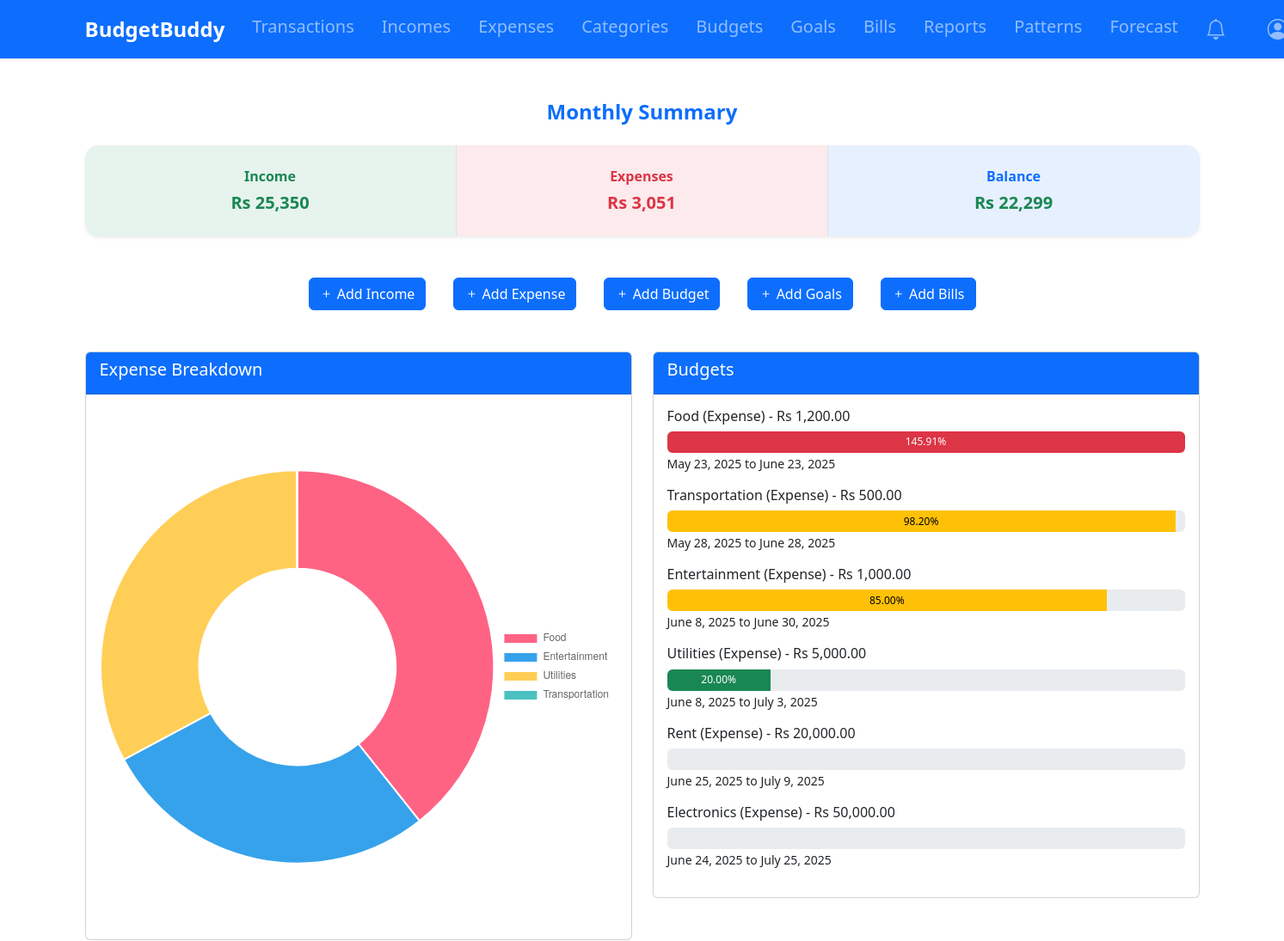
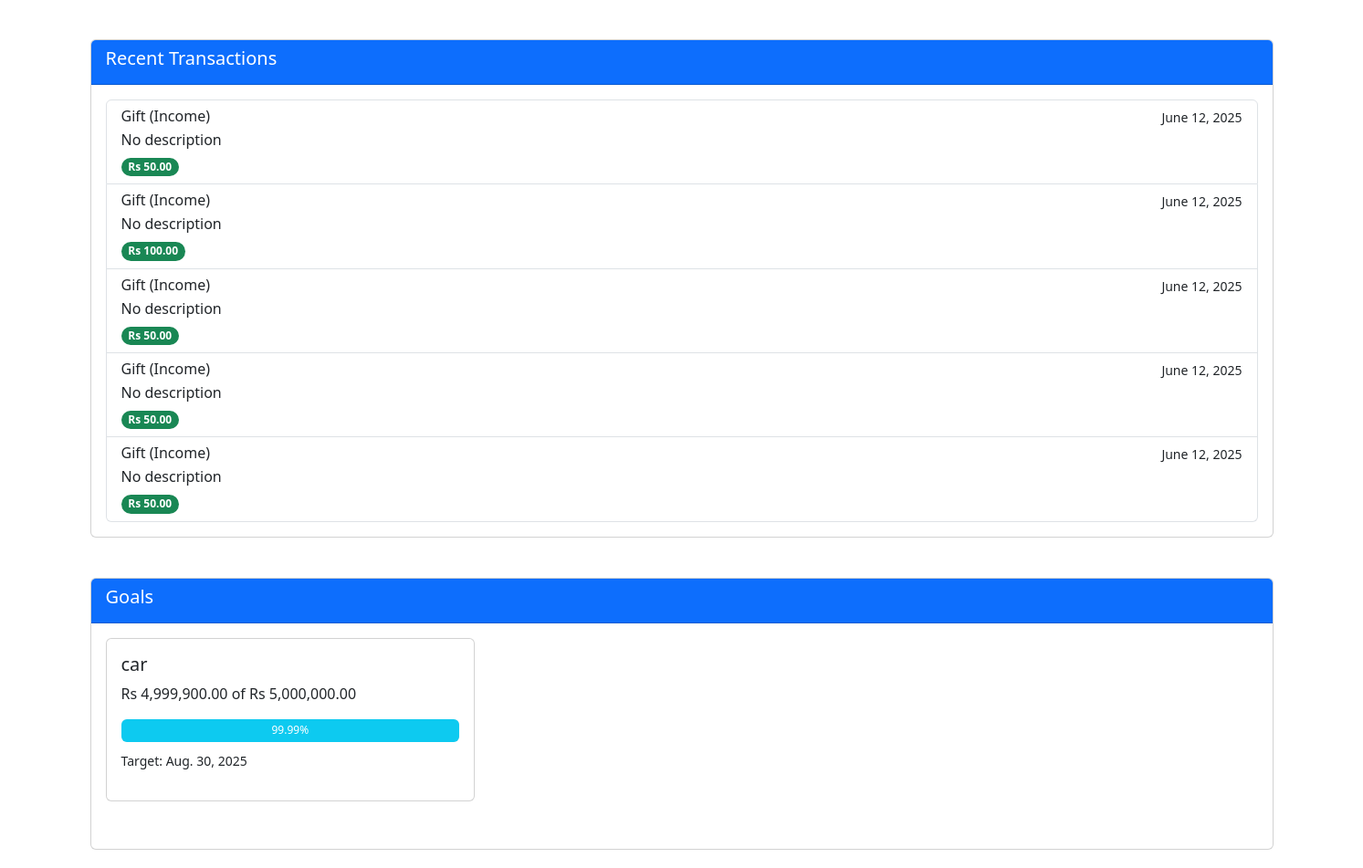
The app's page / (signed in) with its own data (2 pictures, top to bottom).
### tracker/models.py (models this page shows, shortened)
class Budget(models.Model):
    user = models.ForeignKey(User, on_delete=models.CASCADE)
    category = models.ForeignKey(Category, on_delete=models.CASCADE)
    amount = models.DecimalField(max_digits=10, decimal_places=2, validators=[MinValueValidator(0.01)])
    start_date = models.DateField()
    end_date = models.DateField()
    def progress(self):
        expenses = Transaction.objects.filter(
            user=self.user,
            category=self.category,
            date__gte=self.start_date,
            date__lte=self.end_date
        ).aggregate(total=models.Sum('amount'))['total'] or 0
        return (expenses / self.amount) * 100 if self.amount else 0

class Category(models.Model):
    name = models.CharField(max_length=100)
    user = models.ForeignKey(User, on_delete=models.CASCADE)
    CATEGORY_TYPES = [
        ('IN', 'Income'),
        ('EX', 'Expense'),
    ]
    category_type = models.CharField(max_length=2, choices=CATEGORY_TYPES)
    def __str__(self):
        return f"{self.name} ({self.get_category_type_display()})"

class Transaction(models.Model):
    user = models.ForeignKey(User, on_delete=models.CASCADE)
    amount = models.DecimalField(max_digits=10, decimal_places=2, validators=[MinValueValidator(0.01)])
    category = models.ForeignKey(Category, on_delete=models.CASCADE)
    date = models.DateField(default=timezone.now)
    description = models.TextField(blank=True, null=True)

class Goal(models.Model):
    user = models.ForeignKey(User, on_delete=models.CASCADE)
    name = models.CharField(max_length=100)
    target_amount = models.DecimalField(max_digits=10, decimal_places=2, validators=[MinValueValidator(0.01)])
    current_amount = models.DecimalField(max_digits=10, decimal_places=2, default=0)
    target_date = models.DateField()
    completed = models.BooleanField(default=False)
    created_at = models.DateTimeField(auto_now_add=True)
    def progress(self):
        return (self.current_amount / self.target_amount) * 100 if self.target_amount else 0

### tracker/views.py (the view)
# urls.py: path('', views.dashboard, name='dashboard'),
@login_required
def dashboard(request):
    recent_transactions = Transaction.objects.filter(user=request.user).order_by('-date')[:5]
    budgets = Budget.objects.filter(user=request.user, end_date__gte=timezone.now())
    goals = Goal.objects.filter(user=request.user, completed=False)
    today = timezone.now()
    month_start = today.replace(day=1)
    month_end = month_start + timedelta(days=32)
    month_end = month_end.replace(day=1) - timedelta(days=1)
    income = Transaction.objects.filter(
        user=request.user,
        category__category_type='IN',
        date__gte=month_start,
        date__lte=month_end
    ).aggregate(total=Sum('amount'))['total'] or 0
    expenses = Transaction.objects.filter(
        user=request.user,
        category__category_type='EX',
        date__gte=month_start,
        date__lte=month_end
    ).aggregate(total=Sum('amount'))['total'] or 0
    savings = income - expenses
    expense_categories = Category.objects.filter(user=request.user, category_type='EX')
    expense_data = []
    for category in expense_categories:
        total = Transaction.objects.filter(
            user=request.user,
            category=category,
            date__gte=month_start,
            date__lte=month_end
        ).aggregate(total=Sum('amount'))['total'] or 0
        if total > 0:
            expense_data.append({
                'category': category.name,
                'amount': float(total)
            })
    context = {
        'recent_transactions': recent_transactions,
        'budgets': budgets,
        'goals': goals,
        'income': income,
        'expenses': expenses,
        'savings': savings,
        'expense_data': json.dumps(expense_data),
    }
    return render(request, 'tracker/dashboard.html', context)

### templates/tracker/dashboard.html (shortened to what this page needs)
{% extends 'base.html' %}
{% load humanize %}
{% block content %}
<div class="container py-4">
    <div class="text-center mb-4">
        <h4 class="fw-bold text-primary"> Monthly Summary</h4>
    </div>
    <div class="row justify-content-center text-center overflow-hidden rounded-4 shadow-sm">
        <div class="col-4 bg-success bg-opacity-10 py-4 border-end">
            <div class="text-success fw-semibold mb-1">Income</div>
            <div class="text-success fw-bold fs-5">Rs {{ income|intcomma }}</div>
        </div>
        <div class="col-4 bg-danger bg-opacity-10 py-4 border-end">
            <div class="text-danger fw-semibold mb-1">Expenses</div>
            <div class="text-danger fw-bold fs-5">Rs {{ expenses|intcomma }}</div>
        </div>
        <div class="col-4 bg-primary bg-opacity-10 py-4">
            <div class="text-primary fw-semibold mb-1">Balance</div>
            <div class="fw-bold fs-5 text-{% if savings >= 0 %}success{% else %}danger{% endif %}">
                Rs {{ savings|intcomma }}
            </div>
        </div>
    </div>
</div>
<div class="container py-4" style="max-width: 800px;">
    <div class="d-flex justify-content-between align-items-center mb-4">
        <a href="{% url 'add_income' %}" class="btn btn-primary">
            <i class="bi bi-plus"></i> Add Income
        </a>
        <a href="{% url 'add_expense' %}" class="btn btn-primary">
            <i class="bi bi-plus"></i> Add Expense
        </a>
        <a href="{% url 'add_budget' %}" class="btn btn-primary">
            <i class="bi bi-plus"></i> Add Budget
        </a>
        <a href="{% url 'add_goal' %}" class="btn btn-primary">
            <i class="bi bi-plus"></i> Add Goals
        </a>
        <a href="{% url 'add_bill' %}" class="btn btn-primary">
            <i class="bi bi-plus"></i> Add Bills
        </a>
    </div>
</div>
<div class="row">
    <div class="col-md-6">
        <div class="card">
            <div class="card-header bg-primary text-white">
                <h5 class="card-title">Expense Breakdown</h5>
            </div>
            <div class="card-body">
                <canvas id="expenseChart"></canvas>
            </div>
        </div>
    </div>
    <div class="col-md-6">
        <div class="card">
            <div class="card-header bg-primary text-white">
                <h5 class="card-title">Budgets</h5>
            </div>
            <div class="card-body">
                {% for budget in budgets %}
                <div class="mb-3">
                    <h6>{{ budget.category }} - Rs {{ budget.amount|intcomma }}</h6>
                    <div class="progress">
                        <div class="progress-bar {% if budget.progress >= 100 %}bg-danger{% elif budget.progress > 80 %}bg-warning{% else %}bg-success{% endif %}"
                             role="progressbar"
                             style="width: {% if budget.progress > 100 %}100{% else %}{{ budget.progress }}{% endif %}%; {% if budget.progress > 80 and budget.progress < 100 %}color: black; {% endif %}"
                             aria-valuenow="{{ budget.progress }}"
                             aria-valuemin="0"
                             aria-valuemax="100">
                            {{ budget.progress|stringformat:"0.3f"|slice:":-1" }}%
                        </div>
                    </div>
                    <small>{{ budget.start_date }} to {{ budget.end_date }}</small>
                </div>
                {% empty %}
                <p>No budgets set up yet.</p>
                {% endfor %}
            </div>
        </div>
    </div>
</div>
<div class="row mt-4">
    <div class="col-12">
        <div class="card">
            <div class="card-header bg-primary text-white">
                <h5 class="card-title">Recent Transactions</h5>
            </div>
            <div class="card-body">
                <div class="list-group">
                    {% for transaction in recent_transactions %}
                    <div class="list-group-item">
                        <div class="d-flex w-100 justify-content-between">
                            <h6 class="mb-1">{{ transaction.category }}</h6>
                            <small>{{ transaction.date }}</small>
                        </div>
                        <p class="mb-1">{{ transaction.description|default:"No description" }}</p>
                        <span class="badge bg-{% if transaction.category.category_type == 'IN' %}success{% else %}danger{% endif %} rounded-pill">
                            Rs {{ transaction.amount|intcomma }}
                        </span>
                    </div>
                    {% empty %}
                    <div class="list-group-item">
                        No transactions yet.
                    </div>
                    {% endfor %}
                </div>
            </div>
        </div>
    </div>
</div>
<div class="row mt-4">
    <div class="col-12">
        <div class="card">
            <div class="card-header bg-primary text-white">
                <h5 class="card-title">Goals</h5>
            </div>
            <div class="card-body">
                <div class="row">
                    {% for goal in goals %}
                    <div class="col-md-4 mb-3">
                        <div class="card">
                            <div class="card-body">
                                <h5 class="card-title">{{ goal.name }}</h5>
                                <p class="card-text">Rs {{ goal.current_amount|intcomma }} of Rs {{ goal.target_amount|intcomma }}</p>
                                <div class="progress">
                                    <div class="progress-bar bg-info"
                                         role="progressbar"
                                         style="width: {{ goal.progress }}%"
                                         aria-valuenow="{{ goal.progress }}"
                                         aria-valuemin="0"
                                         aria-valuemax="100">
                                       {{ goal.progress|stringformat:"0.3f"|slice:":-1" }}%
                                    </div>
                                </div>
                                <p class="mt-2"><small>Target: {{ goal.target_date }}</small></p>
                            </div>
                        </div>
                    </div>
                    {% empty %}
                    <div class="col-12">
                        <p>No goals set up yet.</p>
                    </div>
                    {% endfor %}
                </div>
            </div>
        </div>
    </div>
</div>
{% endblock %}
{% block extra_js %}
<script>
    const expenseData = {{ expense_data|safe }};
    const ctx = document.getElementById('expenseChart').getContext('2d');
    const expenseChart = new Chart(ctx, {
        type: 'doughnut',
        data: {
            labels: expenseData.map(item => item.category),
            datasets: [{
                data: expenseData.map(item => item.amount),
                backgroundColor: [
                    '#FF6384', '#36A2EB', '#FFCE56', '#4BC0C0', '#9966FF',
                    '#FF9F40', '#8AC249', '#EA5F89', '#00BFFF', '#FFD700'
                ],
            }]
        },
        options: {
            responsive: true,
            plugins: {
                legend: {
                    position: 'right',
                },
                tooltip: {
                    callbacks: {
                        label: function(context) {
                            let label = context.label || '';
                            if (label) {
                                label += ': ';
                            }
                            label += 'Rs ' + context.raw.toFixed(2);
                            return label;
                        }
                    }
                }
            }
        }
    });
</script>
{% endblock %}

### records on screen
Budget: category "Food (Expense)", amount "1,200.00", progress "145.91", start_date "May 23, 2025", end_date "June 23, 2025"
Budget: category "Transportation (Expense)", amount "500.00", progress "98.20", start_date "May 28, 2025", end_date "June 28, 2025"
Budget: category "Entertainment (Expense)", amount "1,000.00", progress "85.00", start_date "June 8, 2025", end_date "June 30, 2025"
Budget: category "Utilities (Expense)", amount "5,000.00", progress "20.00", start_date "June 8, 2025", end_date "July 3, 2025"
Budget: category "Rent (Expense)", amount "20,000.00", start_date "June 25, 2025", end_date "July 9, 2025"
Budget: category "Electronics (Expense)", amount "50,000.00", start_date "June 24, 2025", end_date "July 25, 2025"
Goal: name "car", current_amount "4,999,900.00", target_amount "5,000,000.00", progress "99.99", target_date "Aug. 30, 2025"

### other values on screen
{{ income|intcomma }} "25,350"
{{ expenses|intcomma }} "3,051"
{{ savings|intcomma }} "22,299"
chart data {{ expense_data|safe }} [{"category": "Food", "amount": 1200.0}, {"category": "Entertainment", "amount": 850.0}, {"category": "Utilities", "amount": 1000.0}, {"category": "Transportation", "amount": 1.0}]
